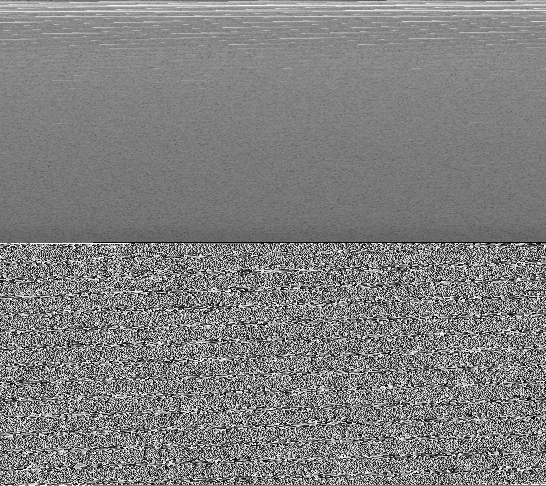
#> input picture Ny_forbedret_version/combined_image.png, 546 x 486 px
$ python Noise_reduction.py
#> lines starting #> are read from the running program, lines starting #| are printed output that depends on the picture
#> further down, image is the input picture: shape (486, 546, 3); min 0, max 255, mean 127.7
import cv2
import numpy as np


def add_gaussian_noise(image, mean=15, sigma=25):
    """
    Add Gaussian noise to the top half of an image and make it grayscale.

    :param image: Input image
    :param mean: Mean of the Gaussian noise
    :param sigma: Standard deviation of the Gaussian noise
    :return: Noisy image
    """
#> called with mean = 15, sigma = 25
    # Convert image to float32
    image = image.astype(np.float32)

    # Generate Gaussian noise for the grayscale image
    noise = np.random.normal(mean, sigma, image.shape[:2])

    # Create a mask for the top half
    height, width = image.shape[:2]
#> height = 486; width = 546
    mask = np.zeros((height, width), dtype=np.float32)
    mask[:height // 2] = 1  # Mask for top half

    # Apply noise only to the top half of the image
    noisy_image = image.copy()
    noisy_image += mask[:, :, np.newaxis] * noise[:, :, np.newaxis]
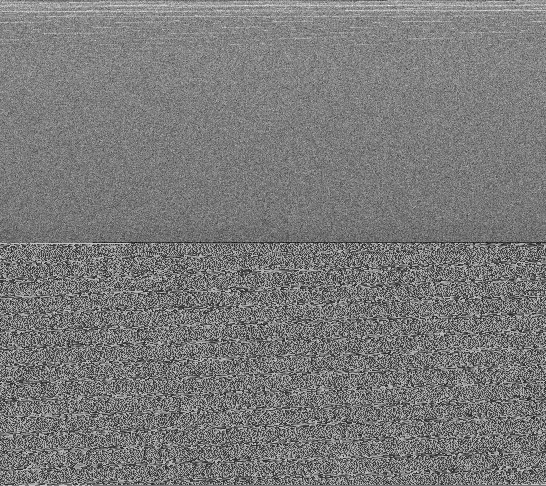
#> noisy_image: shape (486, 546, 3) float32; min -59.48, max 347, mean 135.3; drawn with min black and max white

    # Clip the pixel values to stay within the valid range [0, 255]
    noisy_image = np.clip(noisy_image, 0, 255)
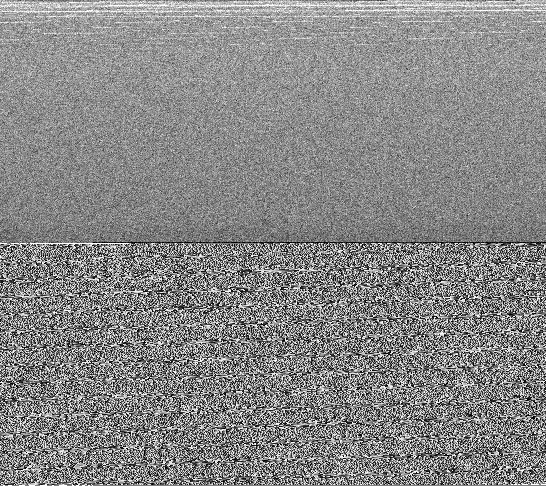
#> noisy_image: shape (486, 546, 3) float32; min 0, max 255, mean 135.3

    # Convert image back to uint8
    return noisy_image.astype(np.uint8)


# Load the image
image_path = 'combined_image.png'
image = cv2.imread(image_path, cv2.IMREAD_COLOR)

# Ensure the image is in RGB format
image = cv2.cvtColor(image, cv2.COLOR_BGR2RGB)

# Add Gaussian noise to the top half
noisy_image = add_gaussian_noise(image)

# Convert noisy image to grayscale
noisy_image_gray = cv2.cvtColor(noisy_image, cv2.COLOR_RGB2GRAY)

# Save the noisy image as PNG
cv2.imwrite('noisy_image.png', cv2.cvtColor(noisy_image, cv2.COLOR_RGB2BGR))
cv2.imwrite('noisy_image_gray.png', noisy_image_gray)

# Display the images
cv2.imshow('Original Image', image)
cv2.imshow('Noisy Image', noisy_image)
cv2.imshow('Noisy Image (Gray)', noisy_image_gray)
cv2.waitKey(0)
cv2.destroyAllWindows()

$ run again, with Ny_forbedret_version/Equalization Image.png copied over Ny_forbedret_version/combined_image.png
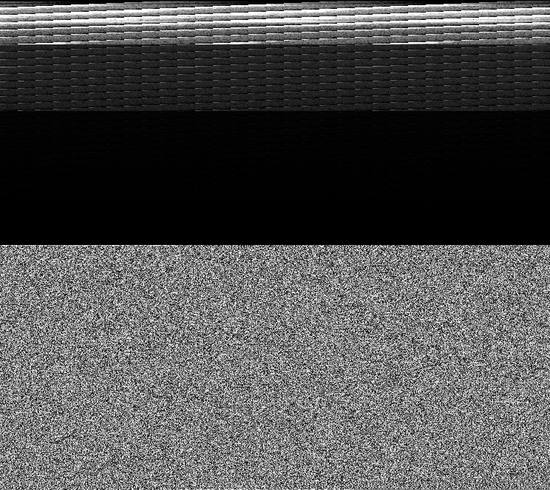
#> input picture Ny_forbedret_version/Equalization Image.png, 550 x 490 px
#> image is the input picture: shape (490, 550, 3); min 0, max 255, mean 79.9
#> in add_gaussian_noise, `noisy_image += mask[:, :, np.newaxis] * noise[:, :, np.newaxis]`:
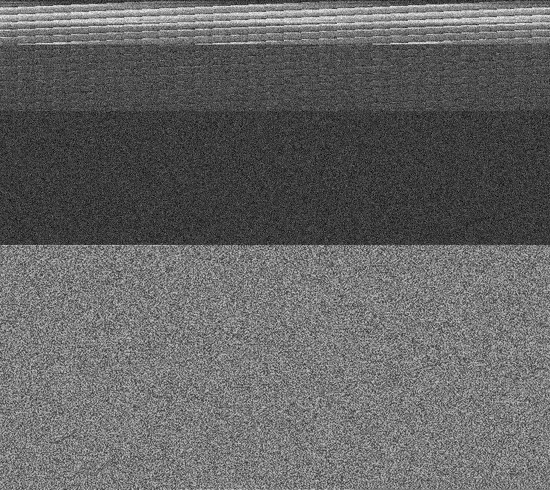
#> noisy_image: shape (490, 550, 3) float32; min -82.65, max 347.4, mean 87.5; drawn with min black and max white
#> in add_gaussian_noise, `noisy_image = np.clip(noisy_image, 0, 255)`:
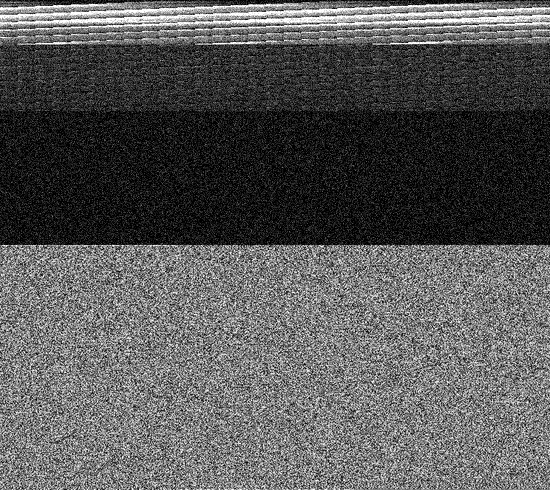
#> noisy_image: shape (490, 550, 3) float32; min 0, max 255, mean 88.4
